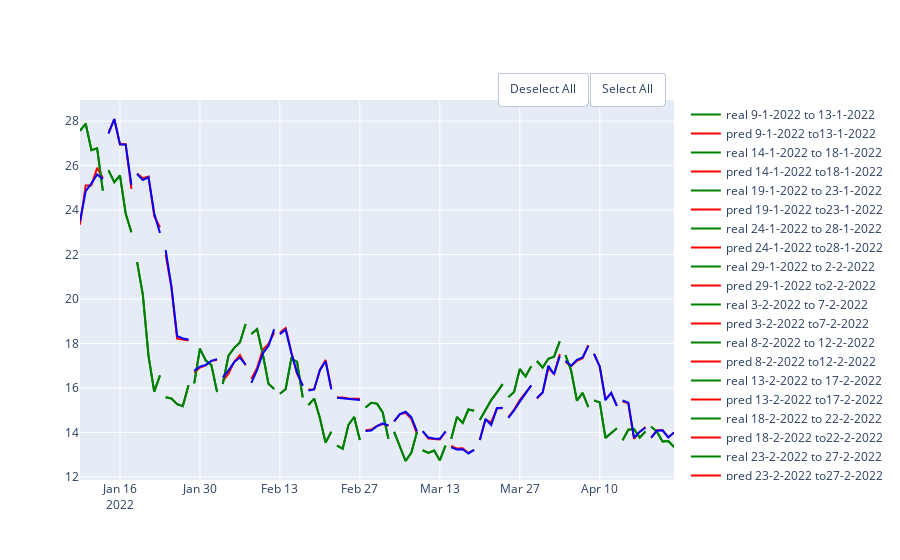

Here is the notebook cell this chart was saved with:
### Markdown cell above
## Random Forest

### Code cell
rf_se = RandomForestRegressor(random_state=10,criterion='mse')
rf_ae = RandomForestRegressor(random_state=10,criterion='mae')
df = pd.DataFrame(columns = ['MAE', 'MSE','RMSE','R2'], index = ['mse','mae'])
show_results(df, df_link,'close',100,5, rf_se, rf_ae)

### Figure 1 — Plotly figure (JSON) as saved in the notebook; plotly's stock layout.template omitted (floating-point values rounded to 4 significant figures)
{"data": [{"line": {"color": "green"}, "mode": "lines", "name": "real 9-1-2022 to 13-1-2022", "type": "scatter", "x": ["2022-01-09T00:00:00", "2022-01-10T00:00:00", "2022-01-11T00:00:00", "2022-01-12T00:00:00", "2022-01-13T00:00:00"], "y": [27.57, 27.88, 26.69, 26.78, 24.87]}, {"line": {"color": "red"}, "mode": "lines", "name": "pred 9-1-2022 to13-1-2022", "type": "scatter", "x": ["2022-01-09T00:00:00", "2022-01-10T00:00:00", "2022-01-11T00:00:00", "2022-01-12T00:00:00", "2022-01-13T00:00:00"], "y": [23.34, 25.11, 25.11, 25.9, 25.44]}, {"line": {"color": "green"}, "mode": "lines", "name": "real 14-1-2022 to 18-1-2022", "type": "scatter", "x": ["2022-01-14T00:00:00", "2022-01-15T00:00:00", "2022-01-16T00:00:00", "2022-01-17T00:00:00", "2022-01-18T00:00:00"], "y": [25.78, 25.25, 25.55, 23.84, 23.0]}, {"line": {"color": "red"}, "mode": "lines", "name": "pred 14-1-2022 to18-1-2022", "type": "scatter", "x": ["2022-01-14T00:00:00", "2022-01-15T00:00:00", "2022-01-16T00:00:00", "2022-01-17T00:00:00", "2022-01-18T00:00:00"], "y": [27.48, 28.09, 26.95, 26.96, 24.95]}, {"line": {"color": "green"}, "mode": "lines", "name": "real 19-1-2022 to 23-1-2022", "type": "scatter", "x": ["2022-01-19T00:00:00", "2022-01-20T00:00:00", "2022-01-21T00:00:00", "2022-01-22T00:00:00", "2022-01-23T00:00:00"], "y": [21.65, 20.2, 17.43, 15.83, 16.57]}, {"line": {"color": "red"}, "mode": "lines", "name": "pred 19-1-2022 to23-1-2022", "type": "scatter", "x": ["2022-01-19T00:00:00", "2022-01-20T00:00:00", "2022-01-21T00:00:00", "2022-01-22T00:00:00", "2022-01-23T00:00:00"], "y": [25.64, 25.43, 25.51, 23.73, 23.22]}, {"line": {"color": "green"}, "mode": "lines", "name": "real 24-1-2022 to 28-1-2022", "type": "scatter", "x": ["2022-01-24T00:00:00", "2022-01-25T00:00:00", "2022-01-26T00:00:00", "2022-01-27T00:00:00", "2022-01-28T00:00:00"], "y": [15.58, 15.53, 15.27, 15.18, 16.12]}, {"line": {"color": "red"}, "mode": "lines", "name": "pred 24-1-2022 to28-1-2022", "type": "scatter", "x": ["2022-01-24T00:00:00", "2022-01-25T00:00:00", "2022-01-26T00:00:00", "2022-01-27T00:00:00", "2022-01-28T00:00:00"], "y": [21.99, 20.53, 18.22, 18.15, 18.13]}, {"line": {"color": "green"}, "mode": "lines", "name": "real 29-1-2022 to 2-2-2022", "type": "scatter", "x": ["2022-01-29T00:00:00", "2022-01-30T00:00:00", "2022-01-31T00:00:00", "2022-02-01T00:00:00", "2022-02-02T00:00:00"], "y": [16.21, 17.77, 17.24, 17.02, 15.82]}, {"line": {"color": "red"}, "mode": "lines", "name": "pred 29-1-2022 to2-2-2022", "type": "scatter", "x": ["2022-01-29T00:00:00", "2022-01-30T00:00:00", "2022-01-31T00:00:00", "2022-02-01T00:00:00", "2022-02-02T00:00:00"], "y": [16.68, 16.92, 17.01, 17.22, 17.26]}, {"line": {"color": "green"}, "mode": "lines", "name": "real 3-2-2022 to 7-2-2022", "type": "scatter", "x": ["2022-02-03T00:00:00", "2022-02-04T00:00:00", "2022-02-05T00:00:00", "2022-02-06T00:00:00", "2022-02-07T00:00:00"], "y": [16.18, 17.45, 17.8, 18.04, 18.88]}, {"line": {"color": "red"}, "mode": "lines", "name": "pred 3-2-2022 to7-2-2022", "type": "scatter", "x": ["2022-02-03T00:00:00", "2022-02-04T00:00:00", "2022-02-05T00:00:00", "2022-02-06T00:00:00", "2022-02-07T00:00:00"], "y": [16.31, 16.64, 17.17, 17.48, 17.01]}, {"line": {"color": "green"}, "mode": "lines", "name": "real 8-2-2022 to 12-2-2022", "type": "scatter", "x": ["2022-02-08T00:00:00", "2022-02-09T00:00:00", "2022-02-10T00:00:00", "2022-02-11T00:00:00", "2022-02-12T00:00:00"], "y": [18.43, 18.64, 17.53, 16.18, 15.95]}, {"line": {"color": "red"}, "mode": "lines", "name": "pred 8-2-2022 to12-2-2022", "type": "scatter", "x": ["2022-02-08T00:00:00", "2022-02-09T00:00:00", "2022-02-10T00:00:00", "2022-02-11T00:00:00", "2022-02-12T00:00:00"], "y": [16.4, 16.9, 17.72, 17.98, 18.49]}, {"line": {"color": "green"}, "mode": "lines", "name": "real 13-2-2022 to 17-2-2022", "type": "scatter", "x": ["2022-02-13T00:00:00", "2022-02-14T00:00:00", "2022-02-15T00:00:00", "2022-02-16T00:00:00", "2022-02-17T00:00:00"], "y": [15.74, 15.94, 17.32, 17.17, 15.57]}, {"line": {"color": "red"}, "mode": "lines", "name": "pred 13-2-2022 to17-2-2022", "type": "scatter", "x": ["2022-02-13T00:00:00", "2022-02-14T00:00:00", "2022-02-15T00:00:00", "2022-02-16T00:00:00", "2022-02-17T00:00:00"], "y": [18.48, 18.7, 17.62, 16.64, 16.12]}, {"line": {"color": "green"}, "mode": "lines", "name": "real 18-2-2022 to 22-2-2022", "type": "scatter", "x": ["2022-02-18T00:00:00", "2022-02-19T00:00:00", "2022-02-20T00:00:00", "2022-02-21T00:00:00", "2022-02-22T00:00:00"], "y": [15.23, 15.52, 14.65, 13.54, 14.03]}, {"line": {"color": "red"}, "mode": "lines", "name": "pred 18-2-2022 to22-2-2022", "type": "scatter", "x": ["2022-02-18T00:00:00", "2022-02-19T00:00:00", "2022-02-20T00:00:00", "2022-02-21T00:00:00", "2022-02-22T00:00:00"], "y": [15.93, 15.94, 16.81, 17.25, 15.98]}, {"line": {"color": "green"}, "mode": "lines", "name": "real 23-2-2022 to 27-2-2022", "type": "scatter", "x": ["2022-02-23T00:00:00", "2022-02-24T00:00:00", "2022-02-25T00:00:00", "2022-02-26T00:00:00", "2022-02-27T00:00:00"], "y": [13.41, 13.27, 14.34, 14.69, 13.65]}, {"line": {"color": "red"}, "mode": "lines", "name": "pred 23-2-2022 to27-2-2022", "type": "scatter", "x": ["2022-02-23T00:00:00", "2022-02-24T00:00:00", "2022-02-25T00:00:00", "2022-02-26T00:00:00", "2022-02-27T00:00:00"], "y": [15.57, 15.57, 15.53, 15.52, 15.51]}, {"line": {"color": "green"}, "mode": "lines", "name": "real 28-2-2022 to 4-3-2022", "type": "scatter", "x": ["2022-02-28T00:00:00", "2022-03-01T00:00:00", "2022-03-02T00:00:00", "2022-03-03T00:00:00", "2022-03-04T00:00:00"], "y": [15.12, 15.33, 15.29, 14.9, 13.71]}, {"line": {"color": "red"}, "mode": "lines", "name": "pred 28-2-2022 to4-3-2022", "type": "scatter", "x": ["2022-02-28T00:00:00", "2022-03-01T00:00:00", "2022-03-02T00:00:00", "2022-03-03T00:00:00", "2022-03-04T00:00:00"], "y": [14.1, 14.13, 14.29, 14.37, 14.3]}, {"line": {"color": "green"}, "mode": "lines", "name": "real 5-3-2022 to 9-3-2022", "type": "scatter", "x": ["2022-03-05T00:00:00", "2022-03-06T00:00:00", "2022-03-07T00:00:00", "2022-03-08T00:00:00", "2022-03-09T00:00:00"], "y": [14.02, 13.34, 12.71, 13.08, 14.02]}, {"line": {"color": "red"}, "mode": "lines", "name": "pred 5-3-2022 to9-3-2022", "type": "scatter", "x": ["2022-03-05T00:00:00", "2022-03-06T00:00:00", "2022-03-07T00:00:00", "2022-03-08T00:00:00", "2022-03-09T00:00:00"], "y": [14.5, 14.81, 14.88, 14.62, 13.95]}, {"line": {"color": "green"}, "mode": "lines", "name": "real 10-3-2022 to 14-3-2022", "type": "scatter", "x": ["2022-03-10T00:00:00", "2022-03-11T00:00:00", "2022-03-12T00:00:00", "2022-03-13T00:00:00", "2022-03-14T00:00:00"], "y": [13.2, 13.08, 13.19, 12.74, 13.4]}, {"line": {"color": "red"}, "mode": "lines", "name": "pred 10-3-2022 to14-3-2022", "type": "scatter", "x": ["2022-03-10T00:00:00", "2022-03-11T00:00:00", "2022-03-12T00:00:00", "2022-03-13T00:00:00", "2022-03-14T00:00:00"], "y": [14.05, 13.72, 13.7, 13.68, 14.02]}, {"line": {"color": "green"}, "mode": "lines", "name": "real 15-3-2022 to 19-3-2022", "type": "scatter", "x": ["2022-03-15T00:00:00", "2022-03-16T00:00:00", "2022-03-17T00:00:00", "2022-03-18T00:00:00", "2022-03-19T00:00:00"], "y": [13.71, 14.7, 14.42, 15.03, 14.98]}, {"line": {"color": "red"}, "mode": "lines", "name": "pred 15-3-2022 to19-3-2022", "type": "scatter", "x": ["2022-03-15T00:00:00", "2022-03-16T00:00:00", "2022-03-17T00:00:00", "2022-03-18T00:00:00", "2022-03-19T00:00:00"], "y": [13.39, 13.27, 13.29, 13.08, 13.21]}, {"line": {"color": "green"}, "mode": "lines", "name": "real 20-3-2022 to 24-3-2022", "type": "scatter", "x": ["2022-03-20T00:00:00", "2022-03-21T00:00:00", "2022-03-22T00:00:00", "2022-03-23T00:00:00", "2022-03-24T00:00:00"], "y": [14.55, 15.01, 15.45, 15.8, 16.17]}, {"line": {"color": "red"}, "mode": "lines", "name": "pred 20-3-2022 to24-3-2022", "type": "scatter", "x": ["2022-03-20T00:00:00", "2022-03-21T00:00:00", "2022-03-22T00:00:00", "2022-03-23T00:00:00", "2022-03-24T00:00:00"], "y": [13.66, 14.58, 14.45, 15.08, 15.09]}, {"line": {"color": "green"}, "mode": "lines", "name": "real 25-3-2022 to 29-3-2022", "type": "scatter", "x": ["2022-03-25T00:00:00", "2022-03-26T00:00:00", "2022-03-27T00:00:00", "2022-03-28T00:00:00", "2022-03-29T00:00:00"], "y": [15.58, 15.82, 16.85, 16.52, 16.97]}, {"line": {"color": "red"}, "mode": "lines", "name": "pred 25-3-2022 to29-3-2022", "type": "scatter", "x": ["2022-03-25T00:00:00", "2022-03-26T00:00:00", "2022-03-27T00:00:00", "2022-03-28T00:00:00", "2022-03-29T00:00:00"], "y": [14.69, 15.02, 15.46, 15.78, 16.1]}, {"line": {"color": "green"}, "mode": "lines", "name": "real 30-3-2022 to 3-4-2022", "type": "scatter", "x": ["2022-03-30T00:00:00", "2022-03-31T00:00:00", "2022-04-01T00:00:00", "2022-04-02T00:00:00", "2022-04-03T00:00:00"], "y": [17.21, 16.91, 17.31, 17.4, 18.09]}, {"line": {"color": "red"}, "mode": "lines", "name": "pred 30-3-2022 to3-4-2022", "type": "scatter", "x": ["2022-03-30T00:00:00", "2022-03-31T00:00:00", "2022-04-01T00:00:00", "2022-04-02T00:00:00", "2022-04-03T00:00:00"], "y": [15.52, 15.79, 16.89, 16.63, 17.52]}, {"line": {"color": "green"}, "mode": "lines", "name": "real 4-4-2022 to 8-4-2022", "type": "scatter", "x": ["2022-04-04T00:00:00", "2022-04-05T00:00:00", "2022-04-06T00:00:00", "2022-04-07T00:00:00", "2022-04-08T00:00:00"], "y": [17.47, 16.77, 15.43, 15.78, 15.14]}, {"line": {"color": "red"}, "mode": "lines", "name": "pred 4-4-2022 to8-4-2022", "type": "scatter", "x": ["2022-04-04T00:00:00", "2022-04-05T00:00:00", "2022-04-06T00:00:00", "2022-04-07T00:00:00", "2022-04-08T00:00:00"], "y": [17.17, 16.97, 17.22, 17.33, 17.93]}, {"line": {"color": "green"}, "mode": "lines", "name": "real 9-4-2022 to 13-4-2022", "type": "scatter", "x": ["2022-04-09T00:00:00", "2022-04-10T00:00:00", "2022-04-11T00:00:00", "2022-04-12T00:00:00", "2022-04-13T00:00:00"], "y": [15.43, 15.35, 13.75, 13.97, 14.18]}, {"line": {"color": "red"}, "mode": "lines", "name": "pred 9-4-2022 to13-4-2022", "type": "scatter", "x": ["2022-04-09T00:00:00", "2022-04-10T00:00:00", "2022-04-11T00:00:00", "2022-04-12T00:00:00", "2022-04-13T00:00:00"], "y": [17.51, 16.95, 15.49, 15.77, 15.2]}, {"line": {"color": "green"}, "mode": "lines", "name": "real 14-4-2022 to 18-4-2022", "type": "scatter", "x": ["2022-04-14T00:00:00", "2022-04-15T00:00:00", "2022-04-16T00:00:00", "2022-04-17T00:00:00", "2022-04-18T00:00:00"], "y": [13.65, 14.12, 14.15, 13.76, 14.04]}, {"line": {"color": "red"}, "mode": "lines", "name": "pred 14-4-2022 to18-4-2022", "type": "scatter", "x": ["2022-04-14T00:00:00", "2022-04-15T00:00:00", "2022-04-16T00:00:00", "2022-04-17T00:00:00", "2022-04-18T00:00:00"], "y": [15.39, 15.31, 13.7, 14.02, 14.25]}, {"line": {"color": "green"}, "mode": "lines", "name": "real 19-4-2022 to 23-4-2022", "type": "scatter", "x": ["2022-04-19T00:00:00", "2022-04-20T00:00:00", "2022-04-21T00:00:00", "2022-04-22T00:00:00", "2022-04-23T00:00:00"], "y": [14.26, 14.02, 13.59, 13.61, 13.34]}, {"line": {"color": "red"}, "mode": "lines", "name": "pred 19-4-2022 to23-4-2022", "type": "scatter", "x": ["2022-04-19T00:00:00", "2022-04-20T00:00:00", "2022-04-21T00:00:00", "2022-04-22T00:00:00", "2022-04-23T00:00:00"], "y": [13.75, 14.09, 14.1, 13.78, 13.99]}, {"line": {"color": "green"}, "mode": "lines", "name": "real 9-1-2022 to 13-1-2022", "type": "scatter", "x": ["2022-01-09T00:00:00", "2022-01-10T00:00:00", "2022-01-11T00:00:00", "2022-01-12T00:00:00", "2022-01-13T00:00:00"], "y": [27.57, 27.88, 26.69, 26.78, 24.87]}, {"line": {"color": "blue"}, "mode": "lines", "name": "pred 9-1-2022 to13-1-2022", "type": "scatter", "x": ["2022-01-09T00:00:00", "2022-01-10T00:00:00", "2022-01-11T00:00:00", "2022-01-12T00:00:00", "2022-01-13T00:00:00"], "y": [23.5, 24.85, 25.2, 25.6, 25.39]}, {"line": {"color": "green"}, "mode": "lines", "name": "real 14-1-2022 to 18-1-2022", "type": "scatter", "x": ["2022-01-14T00:00:00", "2022-01-15T00:00:00", "2022-01-16T00:00:00", "2022-01-17T00:00:00", "2022-01-18T00:00:00"], "y": [25.78, 25.25, 25.55, 23.84, 23.0]}, {"line": {"color": "blue"}, "mode": "lines", "name": "pred 14-1-2022 to18-1-2022", "type": "scatter", "x": ["2022-01-14T00:00:00", "2022-01-15T00:00:00", "2022-01-16T00:00:00", "2022-01-17T00:00:00", "2022-01-18T00:00:00"], "y": [27.44, 28.09, 26.96, 26.94, 25.13]}, {"line": {"color": "green"}, "mode": "lines", "name": "real 19-1-2022 to 23-1-2022", "type": "scatter", "x": ["2022-01-19T00:00:00", "2022-01-20T00:00:00", "2022-01-21T00:00:00", "2022-01-22T00:00:00", "2022-01-23T00:00:00"], "y": [21.65, 20.2, 17.43, 15.83, 16.57]}, {"line": {"color": "blue"}, "mode": "lines", "name": "pred 19-1-2022 to23-1-2022", "type": "scatter", "x": ["2022-01-19T00:00:00", "2022-01-20T00:00:00", "2022-01-21T00:00:00", "2022-01-22T00:00:00", "2022-01-23T00:00:00"], "y": [25.62, 25.35, 25.47, 23.85, 22.97]}, {"line": {"color": "green"}, "mode": "lines", "name": "real 24-1-2022 to 28-1-2022", "type": "scatter", "x": ["2022-01-24T00:00:00", "2022-01-25T00:00:00", "2022-01-26T00:00:00", "2022-01-27T00:00:00", "2022-01-28T00:00:00"], "y": [15.58, 15.53, 15.27, 15.18, 16.12]}, {"line": {"color": "blue"}, "mode": "lines", "name": "pred 24-1-2022 to28-1-2022", "type": "scatter", "x": ["2022-01-24T00:00:00", "2022-01-25T00:00:00", "2022-01-26T00:00:00", "2022-01-27T00:00:00", "2022-01-28T00:00:00"], "y": [22.2, 20.58, 18.34, 18.22, 18.18]}, {"line": {"color": "green"}, "mode": "lines", "name": "real 29-1-2022 to 2-2-2022", "type": "scatter", "x": ["2022-01-29T00:00:00", "2022-01-30T00:00:00", "2022-01-31T00:00:00", "2022-02-01T00:00:00", "2022-02-02T00:00:00"], "y": [16.21, 17.77, 17.24, 17.02, 15.82]}, {"line": {"color": "blue"}, "mode": "lines", "name": "pred 29-1-2022 to2-2-2022", "type": "scatter", "x": ["2022-01-29T00:00:00", "2022-01-30T00:00:00", "2022-01-31T00:00:00", "2022-02-01T00:00:00", "2022-02-02T00:00:00"], "y": [16.78, 16.96, 17.03, 17.22, 17.29]}, {"line": {"color": "green"}, "mode": "lines", "name": "real 3-2-2022 to 7-2-2022", "type": "scatter", "x": ["2022-02-03T00:00:00", "2022-02-04T00:00:00", "2022-02-05T00:00:00", "2022-02-06T00:00:00", "2022-02-07T00:00:00"], "y": [16.18, 17.45, 17.8, 18.04, 18.88]}, {"line": {"color": "blue"}, "mode": "lines", "name": "pred 3-2-2022 to7-2-2022", "type": "scatter", "x": ["2022-02-03T00:00:00", "2022-02-04T00:00:00", "2022-02-05T00:00:00", "2022-02-06T00:00:00", "2022-02-07T00:00:00"], "y": [16.47, 16.79, 17.16, 17.37, 17.04]}, {"line": {"color": "green"}, "mode": "lines", "name": "real 8-2-2022 to 12-2-2022", "type": "scatter", "x": ["2022-02-08T00:00:00", "2022-02-09T00:00:00", "2022-02-10T00:00:00", "2022-02-11T00:00:00", "2022-02-12T00:00:00"], "y": [18.43, 18.64, 17.53, 16.18, 15.95]}, {"line": {"color": "blue"}, "mode": "lines", "name": "pred 8-2-2022 to12-2-2022", "type": "scatter", "x": ["2022-02-08T00:00:00", "2022-02-09T00:00:00", "2022-02-10T00:00:00", "2022-02-11T00:00:00", "2022-02-12T00:00:00"], "y": [16.23, 16.79, 17.55, 17.89, 18.65]}, {"line": {"color": "green"}, "mode": "lines", "name": "real 13-2-2022 to 17-2-2022", "type": "scatter", "x": ["2022-02-13T00:00:00", "2022-02-14T00:00:00", "2022-02-15T00:00:00", "2022-02-16T00:00:00", "2022-02-17T00:00:00"], "y": [15.74, 15.94, 17.32, 17.17, 15.57]}, {"line": {"color": "blue"}, "mode": "lines", "name": "pred 13-2-2022 to17-2-2022", "type": "scatter", "x": ["2022-02-13T00:00:00", "2022-02-14T00:00:00", "2022-02-15T00:00:00", "2022-02-16T00:00:00", "2022-02-17T00:00:00"], "y": [18.42, 18.63, 17.57, 16.69, 16.09]}, {"line": {"color": "green"}, "mode": "lines", "name": "real 18-2-2022 to 22-2-2022", "type": "scatter", "x": ["2022-02-18T00:00:00", "2022-02-19T00:00:00", "2022-02-20T00:00:00", "2022-02-21T00:00:00", "2022-02-22T00:00:00"], "y": [15.23, 15.52, 14.65, 13.54, 14.03]}, {"line": {"color": "blue"}, "mode": "lines", "name": "pred 18-2-2022 to22-2-2022", "type": "scatter", "x": ["2022-02-18T00:00:00", "2022-02-19T00:00:00", "2022-02-20T00:00:00", "2022-02-21T00:00:00", "2022-02-22T00:00:00"], "y": [15.89, 15.93, 16.8, 17.2, 15.94]}, {"line": {"color": "green"}, "mode": "lines", "name": "real 23-2-2022 to 27-2-2022", "type": "scatter", "x": ["2022-02-23T00:00:00", "2022-02-24T00:00:00", "2022-02-25T00:00:00", "2022-02-26T00:00:00", "2022-02-27T00:00:00"], "y": [13.41, 13.27, 14.34, 14.69, 13.65]}, {"line": {"color": "blue"}, "mode": "lines", "name": "pred 23-2-2022 to27-2-2022", "type": "scatter", "x": ["2022-02-23T00:00:00", "2022-02-24T00:00:00", "2022-02-25T00:00:00", "2022-02-26T00:00:00", "2022-02-27T00:00:00"], "y": [15.55, 15.52, 15.48, 15.45, 15.46]}, {"line": {"color": "green"}, "mode": "lines", "name": "real 28-2-2022 to 4-3-2022", "type": "scatter", "x": ["2022-02-28T00:00:00", "2022-03-01T00:00:00", "2022-03-02T00:00:00", "2022-03-03T00:00:00", "2022-03-04T00:00:00"], "y": [15.12, 15.33, 15.29, 14.9, 13.71]}, {"line": {"color": "blue"}, "mode": "lines", "name": "pred 28-2-2022 to4-3-2022", "type": "scatter", "x": ["2022-02-28T00:00:00", "2022-03-01T00:00:00", "2022-03-02T00:00:00", "2022-03-03T00:00:00", "2022-03-04T00:00:00"], "y": [14.07, 14.09, 14.28, 14.41, 14.31]}, {"line": {"color": "green"}, "mode": "lines", "name": "real 5-3-2022 to 9-3-2022", "type": "scatter", "x": ["2022-03-05T00:00:00", "2022-03-06T00:00:00", "2022-03-07T00:00:00", "2022-03-08T00:00:00", "2022-03-09T00:00:00"], "y": [14.02, 13.34, 12.71, 13.08, 14.02]}, {"line": {"color": "blue"}, "mode": "lines", "name": "pred 5-3-2022 to9-3-2022", "type": "scatter", "x": ["2022-03-05T00:00:00", "2022-03-06T00:00:00", "2022-03-07T00:00:00", "2022-03-08T00:00:00", "2022-03-09T00:00:00"], "y": [14.5, 14.83, 14.93, 14.68, 14.04]}, {"line": {"color": "green"}, "mode": "lines", "name": "real 10-3-2022 to 14-3-2022", "type": "scatter", "x": ["2022-03-10T00:00:00", "2022-03-11T00:00:00", "2022-03-12T00:00:00", "2022-03-13T00:00:00", "2022-03-14T00:00:00"], "y": [13.2, 13.08, 13.19, 12.74, 13.4]}, {"line": {"color": "blue"}, "mode": "lines", "name": "pred 10-3-2022 to14-3-2022", "type": "scatter", "x": ["2022-03-10T00:00:00", "2022-03-11T00:00:00", "2022-03-12T00:00:00", "2022-03-13T00:00:00", "2022-03-14T00:00:00"], "y": [14.05, 13.77, 13.73, 13.71, 14.04]}, {"line": {"color": "green"}, "mode": "lines", "name": "real 15-3-2022 to 19-3-2022", "type": "scatter", "x": ["2022-03-15T00:00:00", "2022-03-16T00:00:00", "2022-03-17T00:00:00", "2022-03-18T00:00:00", "2022-03-19T00:00:00"], "y": [13.71, 14.7, 14.42, 15.03, 14.98]}, {"line": {"color": "blue"}, "mode": "lines", "name": "pred 15-3-2022 to19-3-2022", "type": "scatter", "x": ["2022-03-15T00:00:00", "2022-03-16T00:00:00", "2022-03-17T00:00:00", "2022-03-18T00:00:00", "2022-03-19T00:00:00"], "y": [13.33, 13.23, 13.25, 13.05, 13.21]}, {"line": {"color": "green"}, "mode": "lines", "name": "real 20-3-2022 to 24-3-2022", "type": "scatter", "x": ["2022-03-20T00:00:00", "2022-03-21T00:00:00", "2022-03-22T00:00:00", "2022-03-23T00:00:00", "2022-03-24T00:00:00"], "y": [14.55, 15.01, 15.45, 15.8, 16.17]}, {"line": {"color": "blue"}, "mode": "lines", "name": "pred 20-3-2022 to24-3-2022", "type": "scatter", "x": ["2022-03-20T00:00:00", "2022-03-21T00:00:00", "2022-03-22T00:00:00", "2022-03-23T00:00:00", "2022-03-24T00:00:00"], "y": [13.66, 14.6, 14.33, 15.09, 15.11]}, {"line": {"color": "green"}, "mode": "lines", "name": "real 25-3-2022 to 29-3-2022", "type": "scatter", "x": ["2022-03-25T00:00:00", "2022-03-26T00:00:00", "2022-03-27T00:00:00", "2022-03-28T00:00:00", "2022-03-29T00:00:00"], "y": [15.58, 15.82, 16.85, 16.52, 16.97]}, {"line": {"color": "blue"}, "mode": "lines", "name": "pred 25-3-2022 to29-3-2022", "type": "scatter", "x": ["2022-03-25T00:00:00", "2022-03-26T00:00:00", "2022-03-27T00:00:00", "2022-03-28T00:00:00", "2022-03-29T00:00:00"], "y": [14.66, 14.99, 15.38, 15.77, 16.11]}, {"line": {"color": "green"}, "mode": "lines", "name": "real 30-3-2022 to 3-4-2022", "type": "scatter", "x": ["2022-03-30T00:00:00", "2022-03-31T00:00:00", "2022-04-01T00:00:00", "2022-04-02T00:00:00", "2022-04-03T00:00:00"], "y": [17.21, 16.91, 17.31, 17.4, 18.09]}, {"line": {"color": "blue"}, "mode": "lines", "name": "pred 30-3-2022 to3-4-2022", "type": "scatter", "x": ["2022-03-30T00:00:00", "2022-03-31T00:00:00", "2022-04-01T00:00:00", "2022-04-02T00:00:00", "2022-04-03T00:00:00"], "y": [15.55, 15.79, 16.99, 16.61, 17.43]}, {"line": {"color": "green"}, "mode": "lines", "name": "real 4-4-2022 to 8-4-2022", "type": "scatter", "x": ["2022-04-04T00:00:00", "2022-04-05T00:00:00", "2022-04-06T00:00:00", "2022-04-07T00:00:00", "2022-04-08T00:00:00"], "y": [17.47, 16.77, 15.43, 15.78, 15.14]}, {"line": {"color": "blue"}, "mode": "lines", "name": "pred 4-4-2022 to8-4-2022", "type": "scatter", "x": ["2022-04-04T00:00:00", "2022-04-05T00:00:00", "2022-04-06T00:00:00", "2022-04-07T00:00:00", "2022-04-08T00:00:00"], "y": [17.22, 17.0, 17.27, 17.37, 17.89]}, {"line": {"color": "green"}, "mode": "lines", "name": "real 9-4-2022 to 13-4-2022", "type": "scatter", "x": ["2022-04-09T00:00:00", "2022-04-10T00:00:00", "2022-04-11T00:00:00", "2022-04-12T00:00:00", "2022-04-13T00:00:00"], "y": [15.43, 15.35, 13.75, 13.97, 14.18]}, {"line": {"color": "blue"}, "mode": "lines", "name": "pred 9-4-2022 to13-4-2022", "type": "scatter", "x": ["2022-04-09T00:00:00", "2022-04-10T00:00:00", "2022-04-11T00:00:00", "2022-04-12T00:00:00", "2022-04-13T00:00:00"], "y": [17.54, 16.96, 15.44, 15.78, 15.19]}, {"line": {"color": "green"}, "mode": "lines", "name": "real 14-4-2022 to 18-4-2022", "type": "scatter", "x": ["2022-04-14T00:00:00", "2022-04-15T00:00:00", "2022-04-16T00:00:00", "2022-04-17T00:00:00", "2022-04-18T00:00:00"], "y": [13.65, 14.12, 14.15, 13.76, 14.04]}, {"line": {"color": "blue"}, "mode": "lines", "name": "pred 14-4-2022 to18-4-2022", "type": "scatter", "x": ["2022-04-14T00:00:00", "2022-04-15T00:00:00", "2022-04-16T00:00:00", "2022-04-17T00:00:00", "2022-04-18T00:00:00"], "y": [15.43, 15.34, 13.76, 14.03, 14.21]}, {"line": {"color": "green"}, "mode": "lines", "name": "real 19-4-2022 to 23-4-2022", "type": "scatter", "x": ["2022-04-19T00:00:00", "2022-04-20T00:00:00", "2022-04-21T00:00:00", "2022-04-22T00:00:00", "2022-04-23T00:00:00"], "y": [14.26, 14.02, 13.59, 13.61, 13.34]}, {"line": {"color": "blue"}, "mode": "lines", "name": "pred 19-4-2022 to23-4-2022", "type": "scatter", "x": ["2022-04-19T00:00:00", "2022-04-20T00:00:00", "2022-04-21T00:00:00", "2022-04-22T00:00:00", "2022-04-23T00:00:00"], "y": [13.76, 14.07, 14.09, 13.77, 14.0]}], "layout": {"updatemenus": [{"buttons": [{"args": ["visible", "legendonly"], "label": "Deselect All", "method": "restyle"}, {"args": ["visible", true], "label": "Select All", "method": "restyle"}], "direction": "left", "pad": {"r": 10, "t": 10}, "showactive": false, "type": "buttons", "x": 1, "xanchor": "right", "y": 1.1, "yanchor": "top"}]}}
